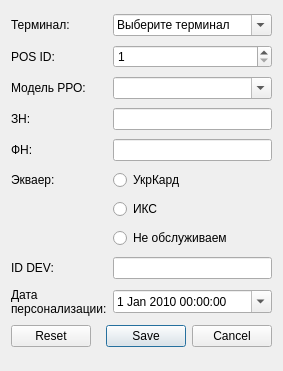
<?xml version="1.0" encoding="UTF-8"?>
<ui version="4.0">
 <class>addRroDialog</class>
 <widget class="QDialog" name="addRroDialog">
  <property name="geometry">
   <rect>
    <x>0</x>
    <y>0</y>
    <width>283</width>
    <height>371</height>
   </rect>
  </property>
  <property name="windowTitle">
   <string>Dialog</string>
  </property>
  <property name="windowIcon">
   <iconset resource="resource.qrc">
    <normaloff>:/resource/Icon/ekkr.png</normaloff>:/resource/Icon/ekkr.png</iconset>
  </property>
  <layout class="QGridLayout" name="gridLayout">
   <item row="3" column="0">
    <widget class="QLabel" name="label_4">
     <property name="text">
      <string>ЗН:</string>
     </property>
    </widget>
   </item>
   <item row="1" column="0">
    <widget class="QLabel" name="label_2">
     <property name="text">
      <string>POS ID:</string>
     </property>
    </widget>
   </item>
   <item row="5" column="0">
    <widget class="QLabel" name="label_6">
     <property name="text">
      <string>Экваер:</string>
     </property>
    </widget>
   </item>
   <item row="8" column="1" colspan="2">
    <widget class="QLineEdit" name="lineEditIdDev"/>
   </item>
   <item row="5" column="1">
    <widget class="QRadioButton" name="radioButtonUkr">
     <property name="text">
      <string>УкрКард</string>
     </property>
    </widget>
   </item>
   <item row="4" column="1" colspan="2">
    <widget class="QLineEdit" name="lineEditFn"/>
   </item>
   <item row="8" column="0">
    <widget class="QLabel" name="label_7">
     <property name="text">
      <string>ID DEV:</string>
     </property>
    </widget>
   </item>
   <item row="0" column="1" colspan="2">
    <widget class="QComboBox" name="comboBoxTerminal">
     <property name="editable">
      <bool>true</bool>
     </property>
     <property name="currentText">
      <string>Выберите терминал</string>
     </property>
    </widget>
   </item>
   <item row="3" column="1" colspan="2">
    <widget class="QLineEdit" name="lineEditZn"/>
   </item>
   <item row="2" column="1" colspan="2">
    <widget class="QComboBox" name="comboBoxModel">
     <property name="editable">
      <bool>true</bool>
     </property>
    </widget>
   </item>
   <item row="4" column="0">
    <widget class="QLabel" name="label_5">
     <property name="text">
      <string>ФН:</string>
     </property>
    </widget>
   </item>
   <item row="9" column="1" colspan="2">
    <widget class="QDateTimeEdit" name="dateTimeEditPers">
     <property name="date">
      <date>
       <year>2010</year>
       <month>1</month>
       <day>1</day>
      </date>
     </property>
     <property name="calendarPopup">
      <bool>true</bool>
     </property>
    </widget>
   </item>
   <item row="2" column="0">
    <widget class="QLabel" name="label_3">
     <property name="text">
      <string>Модель РРО:</string>
     </property>
    </widget>
   </item>
   <item row="1" column="1" colspan="2">
    <widget class="QSpinBox" name="spinBoxPos">
     <property name="accelerated">
      <bool>false</bool>
     </property>
     <property name="showGroupSeparator" stdset="0">
      <bool>false</bool>
     </property>
     <property name="minimum">
      <number>1</number>
     </property>
     <property name="maximum">
      <number>4</number>
     </property>
    </widget>
   </item>
   <item row="9" column="0">
    <widget class="QLabel" name="label_8">
     <property name="text">
      <string>Дата
персонализации:</string>
     </property>
    </widget>
   </item>
   <item row="0" column="0">
    <widget class="QLabel" name="label">
     <property name="text">
      <string>Терминал:</string>
     </property>
    </widget>
   </item>
   <item row="6" column="1">
    <widget class="QRadioButton" name="radioButtonIks">
     <property name="text">
      <string>ИКС</string>
     </property>
    </widget>
   </item>
   <item row="11" column="0" colspan="3">
    <widget class="QDialogButtonBox" name="buttonBoxRro">
     <property name="orientation">
      <enum>Qt::Horizontal</enum>
     </property>
     <property name="standardButtons">
      <set>QDialogButtonBox::Cancel|QDialogButtonBox::Reset|QDialogButtonBox::Save</set>
     </property>
    </widget>
   </item>
   <item row="7" column="1">
    <widget class="QRadioButton" name="radioButtonNoServise">
     <property name="text">
      <string>Не обслуживаем</string>
     </property>
    </widget>
   </item>
  </layout>
 </widget>
 <tabstops>
  <tabstop>comboBoxTerminal</tabstop>
  <tabstop>spinBoxPos</tabstop>
  <tabstop>comboBoxModel</tabstop>
  <tabstop>lineEditZn</tabstop>
  <tabstop>lineEditFn</tabstop>
  <tabstop>radioButtonUkr</tabstop>
  <tabstop>radioButtonIks</tabstop>
  <tabstop>lineEditIdDev</tabstop>
  <tabstop>dateTimeEditPers</tabstop>
 </tabstops>
 <resources>
  <include location="resource.qrc"/>
 </resources>
 <connections>
  <connection>
   <sender>buttonBoxRro</sender>
   <signal>accepted()</signal>
   <receiver>addRroDialog</receiver>
   <slot>accept()</slot>
   <hints>
    <hint type="sourcelabel">
     <x>248</x>
     <y>254</y>
    </hint>
    <hint type="destinationlabel">
     <x>157</x>
     <y>274</y>
    </hint>
   </hints>
  </connection>
  <connection>
   <sender>buttonBoxRro</sender>
   <signal>rejected()</signal>
   <receiver>addRroDialog</receiver>
   <slot>reject()</slot>
   <hints>
    <hint type="sourcelabel">
     <x>316</x>
     <y>260</y>
    </hint>
    <hint type="destinationlabel">
     <x>286</x>
     <y>274</y>
    </hint>
   </hints>
  </connection>
 </connections>
</ui>
